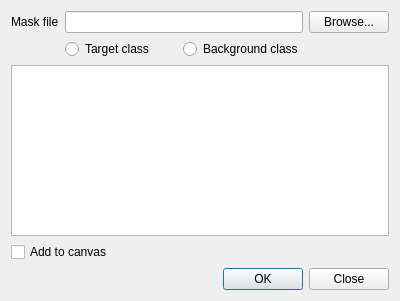
<?xml version="1.0" encoding="UTF-8"?>
<ui version="4.0">
 <class>Dialog</class>
 <widget class="QDialog" name="Dialog">
  <property name="geometry">
   <rect>
    <x>0</x>
    <y>0</y>
    <width>400</width>
    <height>301</height>
   </rect>
  </property>
  <property name="windowTitle">
   <string>Classification</string>
  </property>
  <layout class="QGridLayout" name="gridLayout">
   <item row="0" column="0">
    <widget class="QLabel" name="label">
     <property name="text">
      <string>Mask file</string>
     </property>
    </widget>
   </item>
   <item row="0" column="1">
    <widget class="QLineEdit" name="leMaskFile"/>
   </item>
   <item row="0" column="2">
    <widget class="QPushButton" name="btnSelectMask">
     <property name="text">
      <string>Browse...</string>
     </property>
    </widget>
   </item>
   <item row="1" column="1">
    <layout class="QHBoxLayout" name="horizontalLayout">
     <item>
      <widget class="QRadioButton" name="rbTarget">
       <property name="text">
        <string>Target class</string>
       </property>
       <attribute name="buttonGroup">
        <string notr="true">buttonGroup</string>
       </attribute>
      </widget>
     </item>
     <item>
      <widget class="QRadioButton" name="rbBackground">
       <property name="text">
        <string>Background class</string>
       </property>
       <attribute name="buttonGroup">
        <string notr="true">buttonGroup</string>
       </attribute>
      </widget>
     </item>
    </layout>
   </item>
   <item row="2" column="0" colspan="3">
    <widget class="QPlainTextEdit" name="edLog">
     <property name="undoRedoEnabled">
      <bool>false</bool>
     </property>
     <property name="lineWrapMode">
      <enum>QPlainTextEdit::NoWrap</enum>
     </property>
     <property name="readOnly">
      <bool>true</bool>
     </property>
    </widget>
   </item>
   <item row="3" column="0" colspan="3">
    <widget class="QCheckBox" name="chkAddOutput">
     <property name="text">
      <string>Add to canvas</string>
     </property>
    </widget>
   </item>
   <item row="4" column="0" colspan="3">
    <widget class="QDialogButtonBox" name="buttonBox">
     <property name="orientation">
      <enum>Qt::Horizontal</enum>
     </property>
     <property name="standardButtons">
      <set>QDialogButtonBox::Close|QDialogButtonBox::Ok</set>
     </property>
    </widget>
   </item>
  </layout>
 </widget>
 <resources/>
 <connections>
  <connection>
   <sender>buttonBox</sender>
   <signal>accepted()</signal>
   <receiver>Dialog</receiver>
   <slot>accept()</slot>
   <hints>
    <hint type="sourcelabel">
     <x>248</x>
     <y>254</y>
    </hint>
    <hint type="destinationlabel">
     <x>157</x>
     <y>274</y>
    </hint>
   </hints>
  </connection>
  <connection>
   <sender>buttonBox</sender>
   <signal>rejected()</signal>
   <receiver>Dialog</receiver>
   <slot>reject()</slot>
   <hints>
    <hint type="sourcelabel">
     <x>316</x>
     <y>260</y>
    </hint>
    <hint type="destinationlabel">
     <x>286</x>
     <y>274</y>
    </hint>
   </hints>
  </connection>
 </connections>
 <buttongroups>
  <buttongroup name="buttonGroup"/>
 </buttongroups>
</ui>
